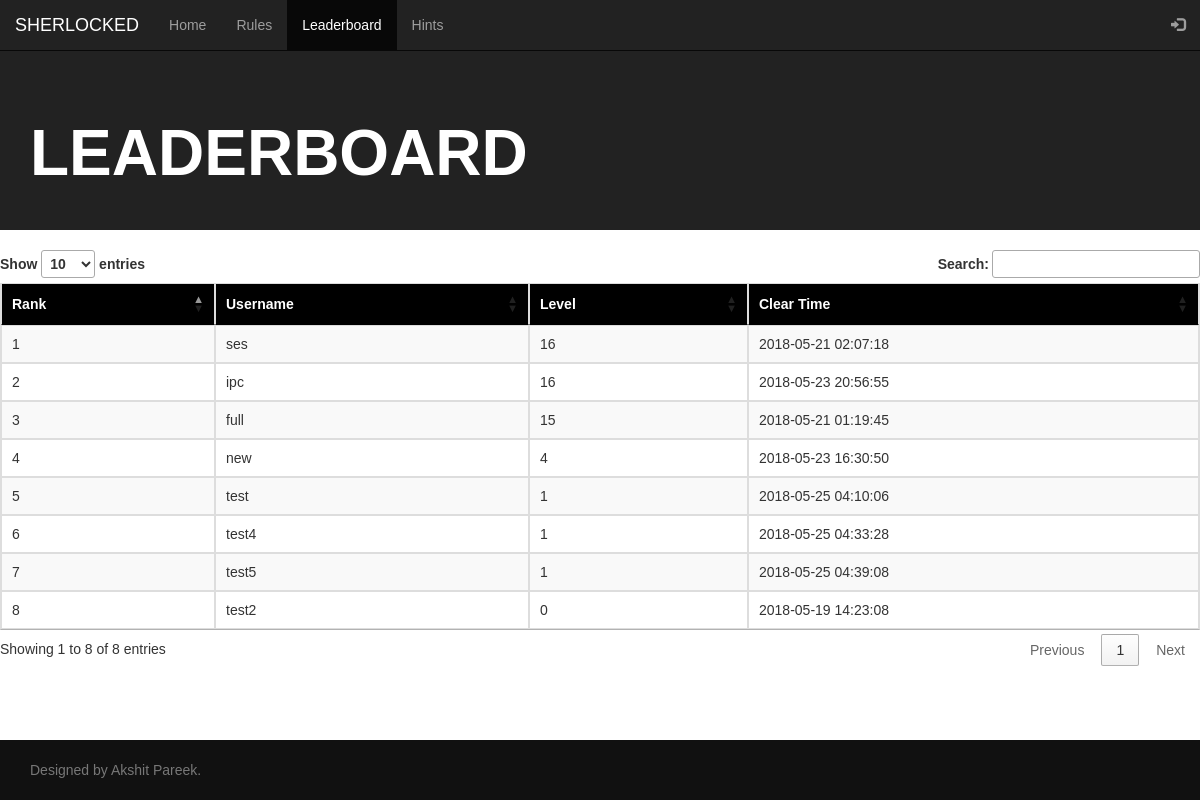
The page /leaderboard.php on the database its author committed.
### tables this page shows
CREATE TABLE `gameplay` (
  `id` int(11) NOT NULL,
  `username` varchar(255) NOT NULL,
  `level` int(11) NOT NULL,
  `clear_time` datetime NOT NULL DEFAULT CURRENT_TIMESTAMP
);

### leaderboard.php (the view, shortened to what this page needs)
<?php
require_once 'config.php';
$sql = "SELECT * FROM `gameplay` ORDER BY `level` DESC";
$rs_result = $link->query($sql);
$rank = 1;
$post = array();
while($row = $rs_result->fetch_assoc()){
    $post[] = $row;
  }
?>
 <!DOCTYPE html>
<html>
<head>
    <link rel="stylesheet" href="https://maxcdn.bootstrapcdn.com/bootstrap/3.3.7/css/bootstrap.css">
    <link rel="stylesheet" href="https://cdn.datatables.net/1.10.2/css/jquery.dataTables.min.css"></style>
    <link rel="stylesheet" href="css/leaderboard.css"></style>
</head>
<body>
     <header class="head">
        <nav class="navbar navbar-inverse navbar-fixed-top">
        <div class="container-fluid">
        <div class="navbar-header">
        <a class="navbar-brand" href="#">SHERLOCKED</a>
            </div>
          <ul class="nav navbar-nav">
          <li>  <a href="login.php" target="_blank">Home</a></li>
           <li> <a id="rule">Rules</a></li>
          <li class="active">  <a href="leaderboard.php">Leaderboard</a></li>
          <li>  <a href="hints.html" target="_blank">Hints</a></li>
            </ul>
            <ul class="nav navbar-nav navbar-right">
          <li> <a href="logout.php" ><span class="glyphicon glyphicon-log-in"></span></a></li>
            </ul>
                </div>
        </nav>
        </header>
        <header class= "lev">
               <div class="container">
               <div class="header-info" style="margin-top: 0px;">
               <div class="left"><br><br><br>
                <h2 class="header-title">
                <strong style="font-size:8vh;">LEADERBOARD</strong>
            </h2>
            </div>
            </div>
            </div>
            </header>
            <div class="box">
                    <div class="main-content">
                    <div class="card">
                                <div class="card-body">
                    <table id="myTable" class="table table-bordered table-striped" cellspacing="0" data-provide="datatables" >
                        <thead class="thead">
                                <tr>
                                    <th scope="col">Rank</th>
                                    <th scope="col">Username</th>
                                    <th scope="col">Level</th>
                                    <th scope="col">Clear Time</th>
                                </tr>
                                </thead>
                                <tbody class="tbody" ><?php
                             foreach ($post as $row)
                                    {       echo "<tr>";
                                            echo "<td>" .$rank. "</td>";
                                            echo "<td>" .$row['username'] . "</td>";
                                            echo "<td>" .$row['level'] . "</td>";
                                            echo "<td>" .$row['clear_time'] . "</td>";
                                            echo "</tr>";
                                            $rank ++;
                                     }
                         ?></tbody>
                         </table>
                  </div>
            </div>
    </div>
 </div>
 <br>
<footer class="footer ">
      <div class="container">
        <span class="text-muted">Designed by Akshit Pareek.</span>
      </div>
    </footer>
</body>
</html>

### css/leaderboard.css (style rules this page uses)
html { -webkit-text-size-adjust: 100%; position: relative; min-height: 100%; }
body { margin : 0; font: 14px sans-serif; margin-bottom: 60px; }
.thead { background-color:black !important; color:white; }
.lev { position: absolute; z-index: -1; background: #222; width: 100%; color: #fff; margin-top: -200px; height: 180px; border-bottom:none !important; }
.main-content { position:relative; width: 1200px; margin-top: 250px; margin-left: auto; margin-right: auto; }
.footer { position: absolute; bottom: 0; width: 100%; height: 60px; line-height: 60px; background-color: #111; }

### rows shown on the page
gameplay: username "ses", level "16", clear_time "2018-05-21 02:07:18"
gameplay: username "ipc", level "16", clear_time "2018-05-23 20:56:55"
gameplay: username "full", level "15", clear_time "2018-05-21 01:19:45"
gameplay: username "new", level "4", clear_time "2018-05-23 16:30:50"
gameplay: username "test", level "1", clear_time "2018-05-25 04:10:06"
gameplay: username "test4", level "1", clear_time "2018-05-25 04:33:28"
gameplay: username "test5", level "1", clear_time "2018-05-25 04:39:08"
gameplay: username "test2", level "0", clear_time "2018-05-19 14:23:08"
